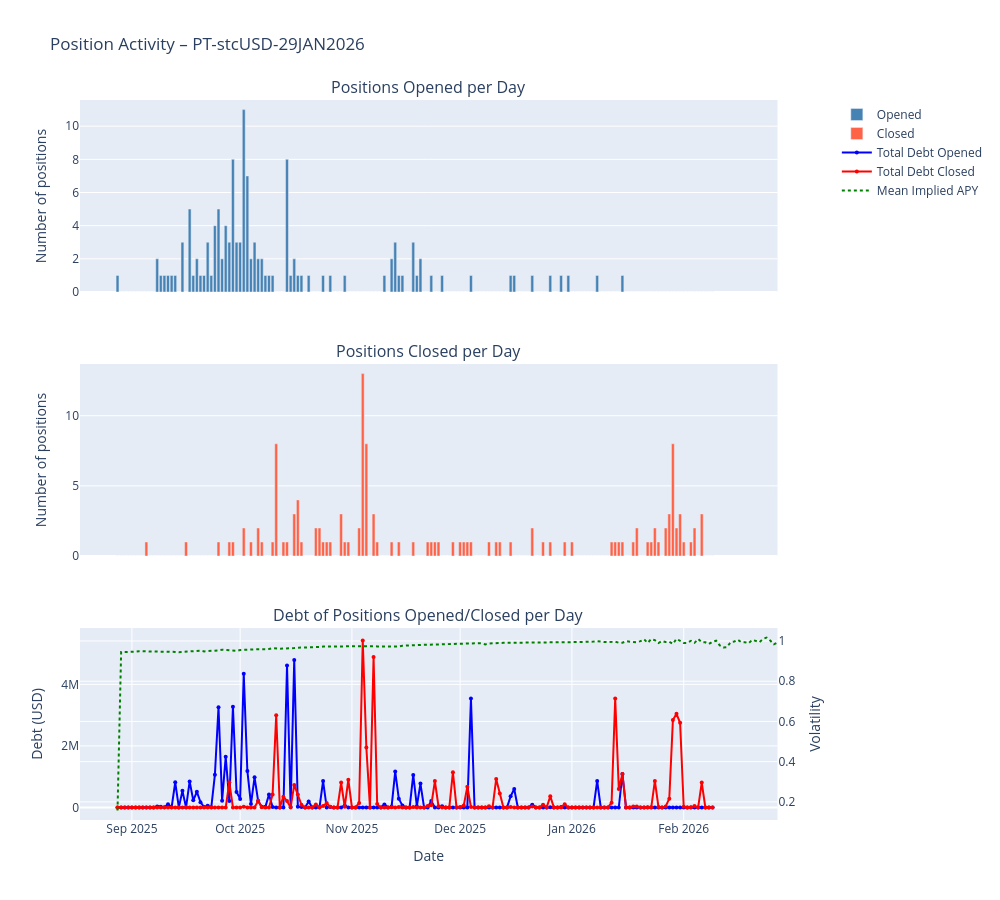

Notebook code cell kept with this figure:
### Code cell
index_to_vis = 18

visualize_position_timeline(
    all_markets_position[index_to_vis]["positions_df"],
    all_markets_position[index_to_vis]["token"],
    market_df=all_markets_position[index_to_vis]["market_df"],
    col_to_vis='collateral_price'
)

### Figure 1 — Plotly figure (JSON) as saved in the notebook; plotly's stock layout.template omitted (floating-point values rounded to 4 significant figures; data arrays with more than 128 entries replaced by an {"elided": "..."} marker saying what was removed)
{"data": [{"marker": {"color": "steelblue"}, "name": "Opened", "type": "bar", "x": {"elided": "166 str values"}, "xaxis": "x", "y": {"elided": "166 int values"}, "yaxis": "y"}, {"marker": {"color": "tomato"}, "name": "Closed", "type": "bar", "x": {"elided": "166 str values"}, "xaxis": "x2", "y": {"elided": "166 int values"}, "yaxis": "y2"}, {"line": {"color": "blue", "width": 2}, "marker": {"size": 4}, "mode": "lines+markers", "name": "Total Debt Opened", "type": "scatter", "x": {"elided": "166 str values"}, "xaxis": "x3", "y": {"elided": "166 float values"}, "yaxis": "y3"}, {"line": {"color": "red", "width": 2}, "marker": {"size": 4}, "mode": "lines+markers", "name": "Total Debt Closed", "type": "scatter", "x": {"elided": "166 str values"}, "xaxis": "x3", "y": {"elided": "166 float values"}, "yaxis": "y3"}, {"line": {"color": "green", "dash": "dot", "width": 2}, "mode": "lines", "name": "Mean Implied APY", "type": "scatter", "x": {"elided": "184 str values"}, "xaxis": "x3", "y": {"elided": "184 float values"}, "yaxis": "y4"}], "layout": {"annotations": [{"font": {"size": 16}, "showarrow": false, "text": "Positions Opened per Day", "x": 0.47, "xanchor": "center", "xref": "paper", "y": 1, "yanchor": "bottom", "yref": "paper"}, {"font": {"size": 16}, "showarrow": false, "text": "Positions Closed per Day", "x": 0.47, "xanchor": "center", "xref": "paper", "y": 0.6333, "yanchor": "bottom", "yref": "paper"}, {"font": {"size": 16}, "showarrow": false, "text": "Debt of Positions Opened/Closed per Day", "x": 0.47, "xanchor": "center", "xref": "paper", "y": 0.2667, "yanchor": "bottom", "yref": "paper"}], "height": 900, "showlegend": true, "title": {"text": "Position Activity – PT-stcUSD-29JAN2026"}, "width": 1000, "xaxis": {"anchor": "y", "domain": [0, 0.94], "matches": "x3", "showticklabels": false}, "xaxis2": {"anchor": "y2", "domain": [0, 0.94], "matches": "x3", "showticklabels": false}, "xaxis3": {"anchor": "y3", "domain": [0, 0.94], "title": {"text": "Date"}}, "yaxis": {"anchor": "x", "domain": [0.7333, 1], "title": {"text": "Number of positions"}}, "yaxis2": {"anchor": "x2", "domain": [0.3667, 0.6333], "title": {"text": "Number of positions"}}, "yaxis3": {"anchor": "x3", "domain": [0, 0.2667], "title": {"text": "Debt (USD)"}}, "yaxis4": {"anchor": "x3", "overlaying": "y3", "side": "right", "title": {"text": "Volatility"}}}}
